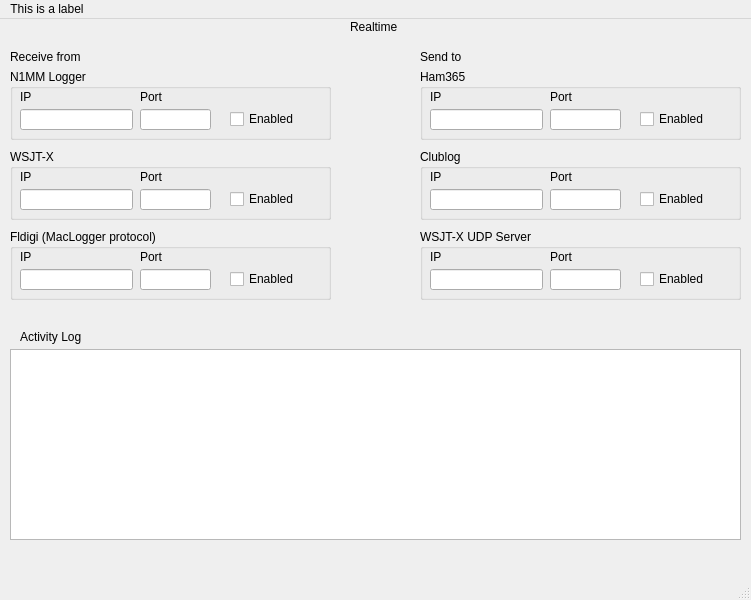
<?xml version="1.0" encoding="UTF-8"?>
<ui version="4.0">
 <class>MainWindow</class>
 <widget class="QMainWindow" name="MainWindow">
  <property name="geometry">
   <rect>
    <x>0</x>
    <y>0</y>
    <width>751</width>
    <height>600</height>
   </rect>
  </property>
  <property name="windowTitle">
   <string>MainWindow</string>
  </property>
  <widget class="QWidget" name="centralwidget">
   <widget class="QLabel" name="label">
    <property name="geometry">
     <rect>
      <x>350</x>
      <y>0</y>
      <width>61</width>
      <height>16</height>
     </rect>
    </property>
    <property name="text">
     <string>Realtime</string>
    </property>
   </widget>
   <widget class="QGroupBox" name="groupBox">
    <property name="geometry">
     <rect>
      <x>10</x>
      <y>50</y>
      <width>321</width>
      <height>71</height>
     </rect>
    </property>
    <property name="title">
     <string>N1MM Logger</string>
    </property>
    <widget class="QLineEdit" name="lineEdit">
     <property name="geometry">
      <rect>
       <x>10</x>
       <y>40</y>
       <width>113</width>
       <height>21</height>
      </rect>
     </property>
     <property name="text">
      <string/>
     </property>
    </widget>
    <widget class="QCheckBox" name="checkBox">
     <property name="geometry">
      <rect>
       <x>220</x>
       <y>40</y>
       <width>85</width>
       <height>20</height>
      </rect>
     </property>
     <property name="text">
      <string>Enabled</string>
     </property>
    </widget>
    <widget class="QLineEdit" name="lineEdit_2">
     <property name="geometry">
      <rect>
       <x>130</x>
       <y>40</y>
       <width>71</width>
       <height>21</height>
      </rect>
     </property>
    </widget>
    <widget class="QLabel" name="label_2">
     <property name="geometry">
      <rect>
       <x>10</x>
       <y>20</y>
       <width>58</width>
       <height>16</height>
      </rect>
     </property>
     <property name="text">
      <string>IP</string>
     </property>
    </widget>
    <widget class="QLabel" name="label_3">
     <property name="geometry">
      <rect>
       <x>130</x>
       <y>20</y>
       <width>58</width>
       <height>16</height>
      </rect>
     </property>
     <property name="text">
      <string>Port</string>
     </property>
    </widget>
   </widget>
   <widget class="QGroupBox" name="groupBox_5">
    <property name="geometry">
     <rect>
      <x>10</x>
      <y>130</y>
      <width>321</width>
      <height>71</height>
     </rect>
    </property>
    <property name="title">
     <string>WSJT-X</string>
    </property>
    <widget class="QLineEdit" name="lineEdit_3">
     <property name="geometry">
      <rect>
       <x>10</x>
       <y>40</y>
       <width>113</width>
       <height>21</height>
      </rect>
     </property>
     <property name="text">
      <string/>
     </property>
    </widget>
    <widget class="QCheckBox" name="checkBox_2">
     <property name="geometry">
      <rect>
       <x>220</x>
       <y>40</y>
       <width>85</width>
       <height>20</height>
      </rect>
     </property>
     <property name="text">
      <string>Enabled</string>
     </property>
    </widget>
    <widget class="QLineEdit" name="lineEdit_4">
     <property name="geometry">
      <rect>
       <x>130</x>
       <y>40</y>
       <width>71</width>
       <height>21</height>
      </rect>
     </property>
    </widget>
    <widget class="QLabel" name="label_4">
     <property name="geometry">
      <rect>
       <x>10</x>
       <y>20</y>
       <width>58</width>
       <height>16</height>
      </rect>
     </property>
     <property name="text">
      <string>IP</string>
     </property>
    </widget>
    <widget class="QLabel" name="label_5">
     <property name="geometry">
      <rect>
       <x>130</x>
       <y>20</y>
       <width>58</width>
       <height>16</height>
      </rect>
     </property>
     <property name="text">
      <string>Port</string>
     </property>
    </widget>
   </widget>
   <widget class="QLabel" name="label_6">
    <property name="geometry">
     <rect>
      <x>10</x>
      <y>30</y>
      <width>81</width>
      <height>16</height>
     </rect>
    </property>
    <property name="text">
     <string>Receive from</string>
    </property>
   </widget>
   <widget class="QLabel" name="label_7">
    <property name="geometry">
     <rect>
      <x>420</x>
      <y>30</y>
      <width>81</width>
      <height>16</height>
     </rect>
    </property>
    <property name="text">
     <string>Send to</string>
    </property>
   </widget>
   <widget class="QGroupBox" name="groupBox_2">
    <property name="geometry">
     <rect>
      <x>420</x>
      <y>50</y>
      <width>321</width>
      <height>71</height>
     </rect>
    </property>
    <property name="title">
     <string>Ham365</string>
    </property>
    <widget class="QLineEdit" name="lineEdit_5">
     <property name="geometry">
      <rect>
       <x>10</x>
       <y>40</y>
       <width>113</width>
       <height>21</height>
      </rect>
     </property>
     <property name="text">
      <string/>
     </property>
    </widget>
    <widget class="QCheckBox" name="checkBox_3">
     <property name="geometry">
      <rect>
       <x>220</x>
       <y>40</y>
       <width>85</width>
       <height>20</height>
      </rect>
     </property>
     <property name="text">
      <string>Enabled</string>
     </property>
    </widget>
    <widget class="QLineEdit" name="lineEdit_6">
     <property name="geometry">
      <rect>
       <x>130</x>
       <y>40</y>
       <width>71</width>
       <height>21</height>
      </rect>
     </property>
    </widget>
    <widget class="QLabel" name="label_8">
     <property name="geometry">
      <rect>
       <x>10</x>
       <y>20</y>
       <width>58</width>
       <height>16</height>
      </rect>
     </property>
     <property name="text">
      <string>IP</string>
     </property>
    </widget>
    <widget class="QLabel" name="label_9">
     <property name="geometry">
      <rect>
       <x>130</x>
       <y>20</y>
       <width>58</width>
       <height>16</height>
      </rect>
     </property>
     <property name="text">
      <string>Port</string>
     </property>
    </widget>
   </widget>
   <widget class="QGroupBox" name="groupBox_3">
    <property name="geometry">
     <rect>
      <x>420</x>
      <y>130</y>
      <width>321</width>
      <height>71</height>
     </rect>
    </property>
    <property name="title">
     <string>Clublog</string>
    </property>
    <widget class="QLineEdit" name="lineEdit_7">
     <property name="geometry">
      <rect>
       <x>10</x>
       <y>40</y>
       <width>113</width>
       <height>21</height>
      </rect>
     </property>
     <property name="text">
      <string/>
     </property>
    </widget>
    <widget class="QCheckBox" name="checkBox_4">
     <property name="geometry">
      <rect>
       <x>220</x>
       <y>40</y>
       <width>85</width>
       <height>20</height>
      </rect>
     </property>
     <property name="text">
      <string>Enabled</string>
     </property>
    </widget>
    <widget class="QLineEdit" name="lineEdit_8">
     <property name="geometry">
      <rect>
       <x>130</x>
       <y>40</y>
       <width>71</width>
       <height>21</height>
      </rect>
     </property>
     <property name="text">
      <string/>
     </property>
    </widget>
    <widget class="QLabel" name="label_10">
     <property name="geometry">
      <rect>
       <x>10</x>
       <y>20</y>
       <width>58</width>
       <height>16</height>
      </rect>
     </property>
     <property name="text">
      <string>IP</string>
     </property>
    </widget>
    <widget class="QLabel" name="label_11">
     <property name="geometry">
      <rect>
       <x>130</x>
       <y>20</y>
       <width>58</width>
       <height>16</height>
      </rect>
     </property>
     <property name="text">
      <string>Port</string>
     </property>
    </widget>
   </widget>
   <widget class="QGroupBox" name="groupBox_6">
    <property name="geometry">
     <rect>
      <x>10</x>
      <y>210</y>
      <width>321</width>
      <height>71</height>
     </rect>
    </property>
    <property name="title">
     <string>Fldigi (MacLogger protocol)</string>
    </property>
    <widget class="QLineEdit" name="lineEdit_9">
     <property name="geometry">
      <rect>
       <x>10</x>
       <y>40</y>
       <width>113</width>
       <height>21</height>
      </rect>
     </property>
     <property name="text">
      <string/>
     </property>
    </widget>
    <widget class="QCheckBox" name="checkBox_5">
     <property name="geometry">
      <rect>
       <x>220</x>
       <y>40</y>
       <width>85</width>
       <height>20</height>
      </rect>
     </property>
     <property name="text">
      <string>Enabled</string>
     </property>
    </widget>
    <widget class="QLineEdit" name="lineEdit_10">
     <property name="geometry">
      <rect>
       <x>130</x>
       <y>40</y>
       <width>71</width>
       <height>21</height>
      </rect>
     </property>
    </widget>
    <widget class="QLabel" name="label_13">
     <property name="geometry">
      <rect>
       <x>10</x>
       <y>20</y>
       <width>58</width>
       <height>16</height>
      </rect>
     </property>
     <property name="text">
      <string>IP</string>
     </property>
    </widget>
    <widget class="QLabel" name="label_14">
     <property name="geometry">
      <rect>
       <x>130</x>
       <y>20</y>
       <width>58</width>
       <height>16</height>
      </rect>
     </property>
     <property name="text">
      <string>Port</string>
     </property>
    </widget>
   </widget>
   <widget class="QGroupBox" name="groupBox_4">
    <property name="geometry">
     <rect>
      <x>420</x>
      <y>210</y>
      <width>321</width>
      <height>71</height>
     </rect>
    </property>
    <property name="title">
     <string>WSJT-X UDP Server</string>
    </property>
    <widget class="QLineEdit" name="lineEdit_11">
     <property name="geometry">
      <rect>
       <x>10</x>
       <y>40</y>
       <width>113</width>
       <height>21</height>
      </rect>
     </property>
     <property name="text">
      <string/>
     </property>
    </widget>
    <widget class="QCheckBox" name="checkBox_6">
     <property name="geometry">
      <rect>
       <x>220</x>
       <y>40</y>
       <width>85</width>
       <height>20</height>
      </rect>
     </property>
     <property name="text">
      <string>Enabled</string>
     </property>
    </widget>
    <widget class="QLineEdit" name="lineEdit_12">
     <property name="geometry">
      <rect>
       <x>130</x>
       <y>40</y>
       <width>71</width>
       <height>21</height>
      </rect>
     </property>
    </widget>
    <widget class="QLabel" name="label_15">
     <property name="geometry">
      <rect>
       <x>10</x>
       <y>20</y>
       <width>58</width>
       <height>16</height>
      </rect>
     </property>
     <property name="text">
      <string>IP</string>
     </property>
    </widget>
    <widget class="QLabel" name="label_16">
     <property name="geometry">
      <rect>
       <x>130</x>
       <y>20</y>
       <width>58</width>
       <height>16</height>
      </rect>
     </property>
     <property name="text">
      <string>Port</string>
     </property>
    </widget>
   </widget>
   <widget class="QTextBrowser" name="textBrowser">
    <property name="geometry">
     <rect>
      <x>10</x>
      <y>330</y>
      <width>731</width>
      <height>191</height>
     </rect>
    </property>
   </widget>
   <widget class="QLabel" name="label_12">
    <property name="geometry">
     <rect>
      <x>20</x>
      <y>310</y>
      <width>81</width>
      <height>16</height>
     </rect>
    </property>
    <property name="text">
     <string>Activity Log</string>
    </property>
   </widget>
  </widget>
  <widget class="QMenuBar" name="menubar">
   <property name="geometry">
    <rect>
     <x>0</x>
     <y>0</y>
     <width>751</width>
     <height>22</height>
    </rect>
   </property>
   <widget class="QMenu" name="menuThis_is_a_label">
    <property name="title">
     <string>This is a label</string>
    </property>
   </widget>
   <addaction name="menuThis_is_a_label"/>
  </widget>
  <widget class="QStatusBar" name="statusbar"/>
 </widget>
 <resources/>
 <connections/>
</ui>
